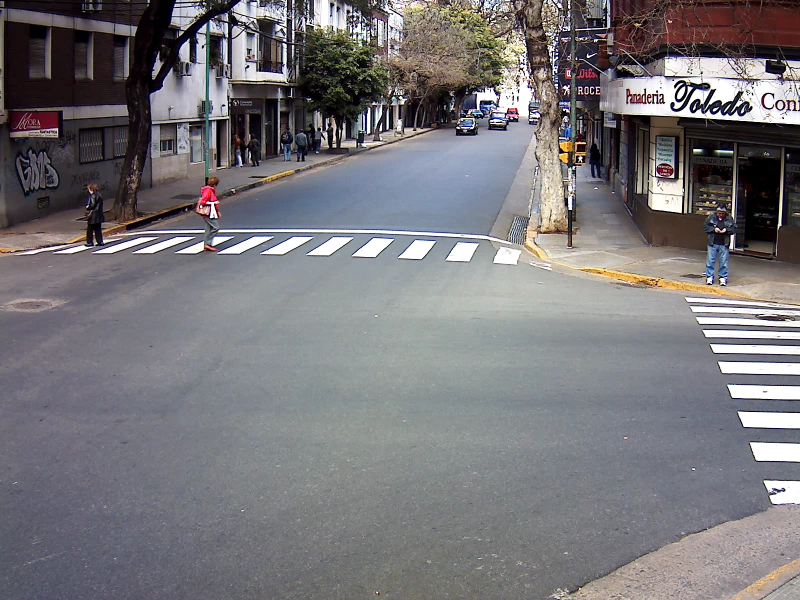
#> input picture TP/salguero/img_10_18_47_351.jpg, 1600 x 1200 px, found by its file name (shown at 1/2 size)
$ python ejercicio5.py
#> lines starting #> are read from the running program, lines starting #| are printed output that depends on the picture
import numpy as np
import matplotlib.pyplot as plt

rgb= plt.imread('/home/luis/PycharmProjects/Modulo_ALC/TP/salguero/img_10_18_47_351.jpg')
#> rgb is the input picture: shape (1200, 1600, 3); mean R, G, B 119.6, 117.4, 121.1

plt.imshow(rgb)

X = np.array([281, 889, 1139, 418,833])
Y = np.array([474,521, 493, 385,262])

plt.plot(X, Y, 'ro', markersize = 2)
plt.show()
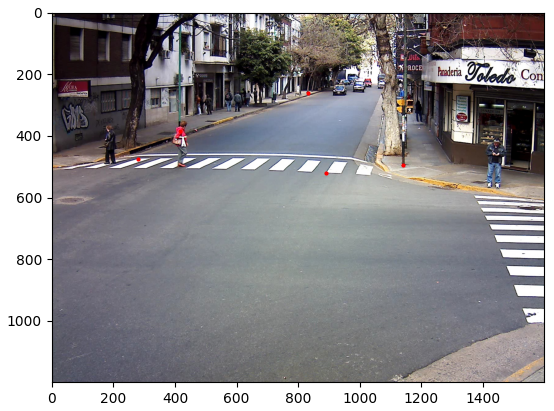
#> figure drawn by matplotlib, 1 panel
#
# import numpy as np
# import ast
#
# # Import "trucho" de obtenerQ3d: con un import normal se corre todo el script de ejercicio2.py
# # (carga calib/3d e imprime la calibracion del 2). Leemos el archivo, nos quedamos solo con sus
# # import y sus definiciones de funciones, y ejecutamos eso, sin el resto del script
# rutaEjercicio2 = '/home/luis/PycharmProjects/Modulo_ALC/TP/Ejercicios/ejercicio2/ejercicio2.py'
# with open(rutaEjercicio2) as archivoEjercicio2:
#     arbolEjercicio2 = ast.parse(archivoEjercicio2.read())
# arbolEjercicio2.body = [nodo for nodo in arbolEjercicio2.body
#                         if isinstance(nodo, (ast.Import, ast.ImportFrom, ast.FunctionDef))]
# funcionesEjercicio2 = {}
# # compile con la ruta del archivo, asi si algo falla el error muestra la linea de ejercicio2.py
# exec(compile(arbolEjercicio2, rutaEjercicio2, 'exec'), funcionesEjercicio2)
# obtenerQ3d = funcionesEjercicio2['obtenerQ3d']
#
# # a) Carga de los puntos de la esquina
#
# # Cada fila es un punto: pts;X;Y;Z;u_0;v_0;u_1;v_1;u_2;v_2;u_3;v_3
# # (X, Y, Z) en metros y (u_k, v_k) su posicion en la vista k, en pixeles
# datos = np.loadtxt('/home/luis/PycharmProjects/Modulo_ALC/TP/salguero/world_img_pts.csv', delimiter=';', skiprows=1)
#
# # Coordenadas del mundo real: una tira por coordenada, con un valor por punto
# X = datos[:, 1]
# Y = datos[:, 2]
# Z = datos[:, 3]
# print("X =", X)
# print("Y =", Y)
# print("Z =", Z)
#
# # Coordenadas de la imagen: despues de pts, X, Y, Z vienen dos columnas (u_k, v_k) por cada vista,
# # asi que u[k] y v[k] son las tiras de la vista k
# cantVistas = (datos.shape[1] - 4) // 2
# u = []
# v = []
# for k in range(cantVistas):
#     u.append(datos[:, 4 + 2 * k])
#     v.append(datos[:, 5 + 2 * k])
#     print("vista", k, ": u =", u[k], " v =", v[k])
#
# # Formato de obtenerQ3d (ejercicio2.py): objPts (n, 3) con una fila (X_i, Y_i, Z_i) por punto
# # e imgPts (n, 2) con una fila (u_i, v_i) por punto. vstack apila las tiras como filas
# # y .T las pasa a columnas
# objPts = np.vstack((X, Y, Z)).T
# print("objPts", objPts.shape)
# print(objPts)
#
# # Un imgPts por vista, porque cada vista tiene su propia imagen de los mismos puntos
# imgPtsVistas = []
# for k in range(cantVistas):
#     imgPtsVistas.append(np.vstack((u[k], v[k])).T)
#     print("imgPts de la vista", k, imgPtsVistas[k].shape)
#     print(imgPtsVistas[k])
#
#
# print(objPts)
# print(imgPtsVistas)
#
# # Una Q por vista: los mismos objPts con los imgPts de cada vista
# QVistas = []
# for k in range(cantVistas):
#     QVistas.append(obtenerQ3d(imgPtsVistas[k], objPts))
#     print("Q de la vista", k, QVistas[k].shape)
#     print(QVistas[k])
#
#

$ run again, with TP/salguero/img_10_22_40_781.jpg copied over TP/salguero/img_10_18_47_351.jpg
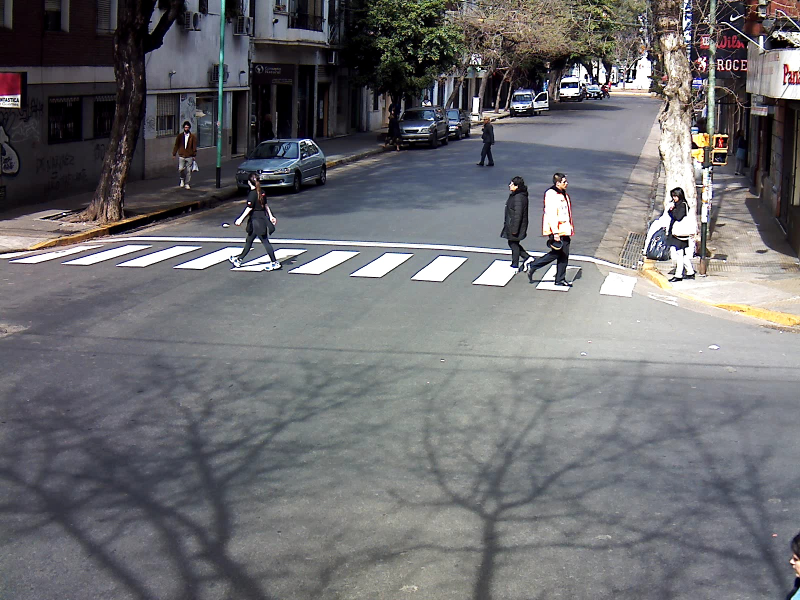
#> input picture TP/salguero/img_10_22_40_781.jpg, 1600 x 1200 px, found by its file name (shown at 1/2 size)
#> rgb is the input picture: shape (1200, 1600, 3); mean R, G, B 109.1, 108.7, 112
#> `plt.show()`:
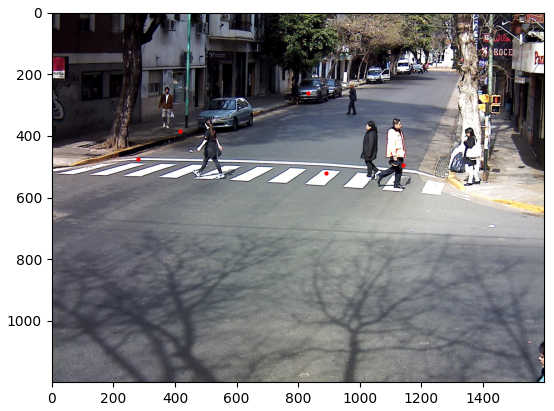
#> figure drawn by matplotlib, 1 panel

$ run again, with TP/salguero/img_10_23_46_794.jpg copied over TP/salguero/img_10_18_47_351.jpg
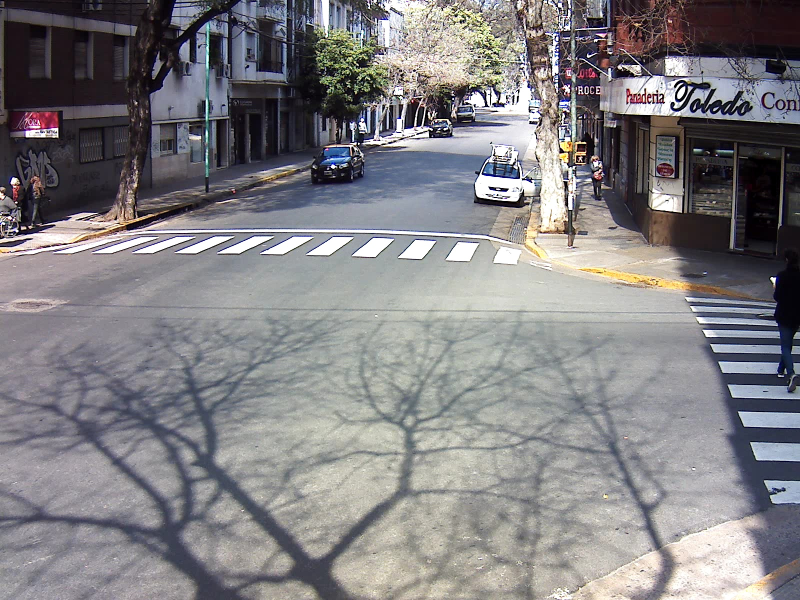
#> input picture TP/salguero/img_10_23_46_794.jpg, 1600 x 1200 px, found by its file name (shown at 1/2 size)
#> rgb is the input picture: shape (1200, 1600, 3); mean R, G, B 129.7, 127.7, 130.7
#> `plt.show()`:
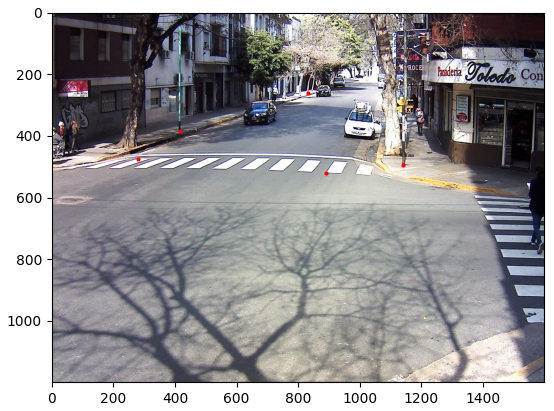
#> figure drawn by matplotlib, 1 panel

$ run again, with TP/salguero/img_10_27_58_713.jpg copied over TP/salguero/img_10_18_47_351.jpg
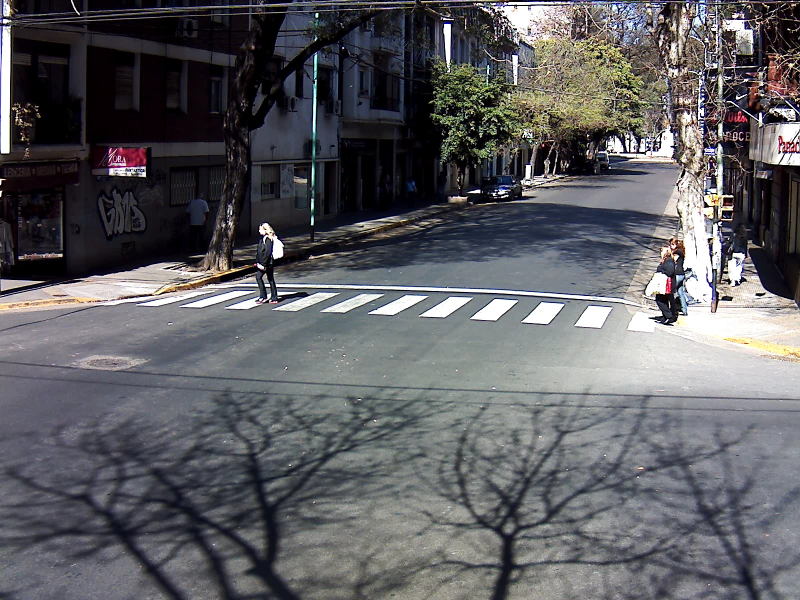
#> input picture TP/salguero/img_10_27_58_713.jpg, 1600 x 1200 px, found by its file name (shown at 1/2 size)
#> rgb is the input picture: shape (1200, 1600, 3); mean R, G, B 93.9, 93.5, 97.4
#> `plt.show()`:
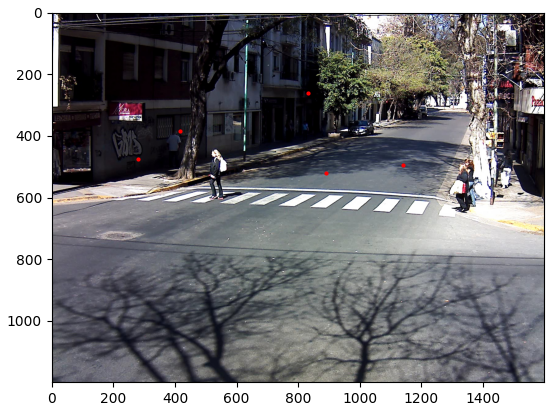
#> figure drawn by matplotlib, 1 panel
